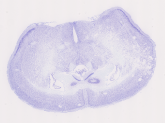
#> input picture emlddmm/examples/mouse_serial_section_example/NisslDown/PTM902-N107-2021.05.27-22.46.21_PTM902_3_0319.jpg, 165 x 123 px
$ python manual_point_align.py --moving-image-file examples/mouse_serial_section_example/NisslDown/PTM902-N107-2021.05.27-22.46.21_PTM902_3_0319.jpg --fixed-image-file examples/mouse_serial_section_example/NisslDown/PTM902-N110-2021.05.27-22.59.51_PTM902_1_0330.jpg
#> lines starting #> are read from the running program, lines starting #| are printed output that depends on the picture; after the words box and inside, x2 and y2 are one past the last pixel; in counts of white or black regions, pixels touching at a corner belong together
'''
manual_point_align.py is a program for interactively computing linear transformations between two 2D images.

In our workflow, the goal will be to replace a rigid transform matrix with a corrected matrix.

For our MOUSE ATLAS nose dataset, we want to use section 100 (100 is a placeholder for the first aligned section)
to the other sections 0 to 99.  In this case, we need an additional transformation.

First we would load image 99, and its registered to input transformation matrix.  We would display it in registered space.

Then we would load image 100, and its registered to input transformation matrix.  We would display it in registered space.

Then we would align the image of slice 99 to slice 100.  So slice 99 would be the moving image, and slice 100 would be the fixed image.

We would use this matrix to produce an output that would be a correction to slice 99.

In this case the "inverse" transformation would be the correct output to use as a replacement.

In my example, load inverse_output_matrix as an initializer for moving, and you'll see it lines up.

After the transformations are fixed, you should just regenerate all the outputs.

TODO:
Add interface to regenerate images and contours after you've done it.
Maybe for now just output the transformed image.  Then this can be used for the next step.


Workflow for correcting a nissl series by aligning to neighbors
---------------------------------------------------------------
Take the fixed image as a registered space vtk file for the neighbor which is good.
Take the moving image as the original (downsampled) tif file for the slice which is not good.
The defaults for reading tifs should match csh standards (origin in middle, pixel size =0.46*32).

For inputs
"-t","rigid",
"-f","/home/dtward/data/csh_data/Mouse_CCF/mouse_registered_may_31_2024/coronal_registered_v02/Nissl_nissl_MD961-N302-2023.09.23-13.14.25_MD961_3_0906_to_Nissl-registered_nissl_MD961-N302-2023.09.23-13.14.25_MD961_3_0906_20um.vtk",
"-m","/home/dtward/mounts/mg5root/nfs/data/main/M38/mba_converted_imaging_data/MD961/MD961/MD961-N303-2023.09.20-18.45.35_MD961_1_0907.tif",


For outputs
"-o","output_matrix_907.txt",
"-i","inverse_output_matrix_907.txt",
"--moving-output-file","moving_output_907.vtk"

Note this image and these two matrices should be used to replace previous low quality versions.
So likely they will ultimately be given the same names as the files they replace.


Workflow for correcting a nissl series by aligning to a 3D atlas
----------------------------------------------------------------

Workflow for correcting a nissl to fluoro series
------------------------------------------------

'''

import argparse
import numpy as np
import matplotlib.pyplot as plt
from scipy.interpolate import interpn
from os.path import basename, join, split, splitext


def main(args):
    verbose = args.verbose
    if verbose: print(f'Reading moving image {args.moving_image_file}')
    xI0 = None
    if args.moving_image_file.endswith('.vtk'):
        print('ends with vtk')
        import emlddmm
        xI,I,titleI,namesI = emlddmm.read_data(args.moving_image_file)
        xI0 = xI.pop(0)
        dI = [x[1] - x[0] for x in xI]
        # move color channel last?  and convert 3D to 2D
        I = I.transpose(1,2,3,0).squeeze()
        nI = np.array(I.shape)
    else:
        I = plt.imread(args.moving_image_file) #
#> I is the input picture: shape (123, 165, 3); mean R, G, B 224.5, 219.9, 232.9
        nI = np.array(I.shape)
#> nI = [123, 165, 3]
        if verbose: print(f'Found nI: {nI}')
        dI = np.array((args.moving_resolution_row,args.moving_resolution_col))
        if verbose: print(f'Found dI: {dI}')
        if args.moving_origin_row is None:
            if verbose: print(f'Setting row origin to center')
            xI0 = np.arange(nI[0])*dI[0] - (nI[0]-1)/2*dI[0]
#> xI0 = 123 values from -897.9 to 897.9
        else:
            if verbose: print(f'found row origin {args.moving_origin_row}')
            xI0 = np.arange(nI[0])*dI[0] + args.moving_origin_row
        if args.moving_origin_col is None:
            if verbose: print(f'Setting col origin to center')
            xI1 = np.arange(nI[1])*dI[1] - (nI[1]-1)/2*dI[1]
#> xI1 = 165 values from -1207 to 1207
        else:
            if verbose: print(f'Found col origin {args.moving_origin_col}')
            xI1 = np.arange(nI[1])*dI[1] + args.moving_origin_col
        xI = [xI0,xI1]
    extentI = (xI[1][0]-dI[1]/2, xI[1][-1]+dI[1]/2, xI[0][-1]+dI[0]/2, xI[0][0]-dI[0])
#> extentI = (-1214.4, 1214.4, 905.3, -912.6)


    if verbose: print(f'Reading fixed image {args.fixed_image_file}')
    xJ0 = None
    if args.fixed_image_file.endswith('.vtk'):
        print('ends with vtk')
        import emlddmm
        xJ,J,titleJ,namesJ = emlddmm.read_data(args.fixed_image_file)
        xJ0 = xJ.pop(0)
        dJ = [x[1] - x[0] for x in xJ]
        # move color channel last?  and convert 3D to 2D
        J = J.transpose(1,2,3,0).squeeze()
        nJ = np.array(J.shape)
    else:
        J = plt.imread(args.fixed_image_file)
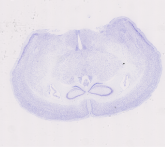
#> input picture emlddmm/examples/mouse_serial_section_example/NisslDown/PTM902-N110-2021.05.27-22.59.51_PTM902_1_0330.jpg, 165 x 149 px
#> J is the input picture: shape (149, 165, 3); mean R, G, B 228.2, 223.8, 233.3
        nJ = np.array(J.shape)
#> nJ = [149, 165, 3]
        if verbose: print(f'Found nJ: {nJ}')
        dJ = np.array((args.fixed_resolution_row,args.fixed_resolution_col))
        if verbose: print(f'Found dJ: {dJ}')
        if args.fixed_origin_row is None:
            if verbose: print(f'Setting row origin to center')
            xJ0 = np.arange(nJ[0])*dJ[0] - (nJ[0]-1)/2*dJ[0]
        else:
            if verbose: print(f'found row origin {args.fixed_origin_row}')
            xJ0 = np.arange(nJ[0])*dJ[0] + args.fixed_origin_row
        if args.fixed_origin_col is None:
            if verbose: print(f'Setting col origin to center')
            xJ1 = np.arange(nJ[1])*dJ[1] - (nJ[1]-1)/2*dJ[1]
        else:
            if verbose: print(f'Found col origin {args.fixed_origin_col}')
            xJ1 = np.arange(nJ[1])*dJ[1] + args.fixed_origin_col
        xJ = [xJ0,xJ1]
    extentJ = (xJ[1][0]-dJ[1]/2, xJ[1][-1]+dJ[1]/2, xJ[0][-1]+dJ[0]/2, xJ[0][0]-dJ[0])

    if args.normalization is None:
        if verbose: print('not normalizing')
    else:
        if verbose: print('normalizing by {args.normalization} percentile')
        I = I / np.quantile(I,float(args.normalization)/100.0,axis=(0,1),keepdims=True)
        J = J / np.quantile(J,float(args.normalization)/100.0,axis=(0,1),keepdims=True)

    XI = np.stack(np.meshgrid(*xI,indexing='ij'),-1)
    XJ = np.stack(np.meshgrid(*xJ,indexing='ij'),-1)

    # let's load any existing matrices
    if args.moving_initial_affine is not None:
        # read in xy order
        with open(args.moving_initial_affine) as f:
            A0 = []
            for line in f:
                A0.append([float(x) for x in line.split(',')])
            A0 = np.array(A0)

            A0 = A0[[1,0,2]]
            A0 = A0[:,[1,0,2]]

    else:
        A0 = np.eye(3)

    if args.fixed_initial_affine is not None:
        # read in xy order
        with open(args.fixed_initial_affine) as f:
            A1 = []
            for line in f:
                A1.append([float(x) for x in line.split(',')])
            A1 = np.array(A1)
            A1 = A1[[1,0,2]]
            A1 = A1[:,[1,0,2]]
    else:
        A1 = np.eye(3)

    # we will display images that have been transformed already
    # note that sometimes tey will get transformed out of frame
    # note A0 is expected to be a "registered to input space" transform.
    # that means to compute the image in registered space, we don't take the inverse
    # when I use my previous result as an initializer here, it doesn't quite seem to line up
    # the translation seems to be off
    # fixed
    # NOTE both images are sampled on the points in J
    print('transforming moving image with')
    print(A0)
    AI = interpn(xI,I,(A0[:2,:2]@XJ[...,None])[...,0] + A0[:2,-1],bounds_error=False,fill_value=0)
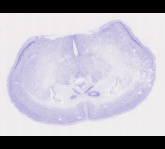
#> AI: shape (149, 165, 3) float64; mean R, G, B 185.3, 181.5, 192.3
    AJ = interpn(xJ,J,(A1[:2,:2]@XJ[...,None])[...,0] + A1[:2,-1],bounds_error=False,fill_value=0)


    if args.layout == 2:
        fig,ax = plt.subplots(2,2)
        ax = ax.ravel()
    elif args.layout == 3:
        fig,ax = plt.subplots(1,3)

    h_imageI = ax[0].imshow(AI,extent=extentJ) # they will all be in extent J now
    ax[0].set_title('Moving')
    h_imageJ = ax[1].imshow(AJ,extent=extentJ)
    ax[1].set_title('Fixed')


    if args.grid is None:
        distance_0 = np.abs(xJ[0][-1] - xJ[0][0])
#> distance_0 = 2178.6
        distance_1 = np.abs(xJ[1][-1] - xJ[1][0])
#> distance_1 = 2414.1
        distance = np.min([distance_0, distance_1])
#> distance = 2178.6
        grid0 = grid1 = distance/5.0
#> grid0 = 435.7; grid1 = 435.7
    else:
        grid0 = grid1 = args.grid

    squares0 = xJ[0]%grid0 >= grid0/2
    squares1 = xJ[1]%grid1 >= grid1/2
    Squares = ((squares0[:,None]-0.5)*(squares1[None,:]-0.5) ) > 0
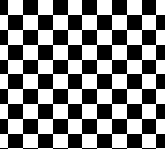
#> Squares: shape (149, 165) bool; 50% white; 1 black region, box (x1, y1, x2, y2) and area: (0, 0, 165, 149) 12292
    if J.ndim == 3:
        Squares = Squares[...,None]
    h_imageIJ = ax[2].imshow(AI*Squares + AJ*(1.0 - Squares),extent=extentJ)
    ax[2].set_title('Transformed with overlay')

    pointsI = []
    pointsJ = []
    h_pointsI = None
    h_pointsJ = None
    h_pointsIJ = None
    h_pointsJJ = None
    A = np.eye(3)
    while True:

        fig.suptitle('Click a point on moving image (enter to finish)')
        plt.pause(0.001)
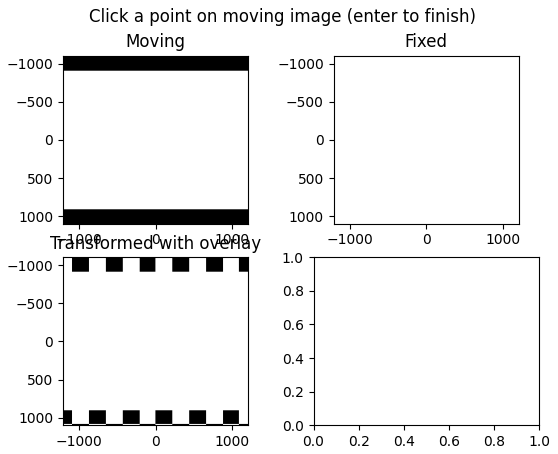
#> figure drawn by matplotlib, 3 panels
#> (the run stopped early here; a loop or call above may not have finished)
